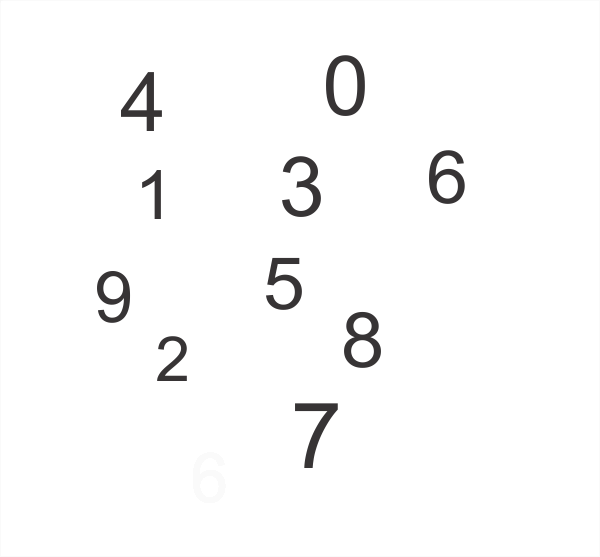
#> input picture ML/TensorFlow/printedDigitsRec/printedDigitsRec/train.png, 600 x 557 px
$ python train.py
#> lines starting #> are read from the running program, lines starting #| are printed output that depends on the picture; after the words box and inside, x2 and y2 are one past the last pixel; in counts of white or black regions, pixels touching at a corner belong together
### ML/TensorFlow/printedDigitsRec/printedDigitsRec/imageToArrayConverter.py
import cv2
import numpy as np

class ImageToArrayConverter(object):
    """description of class"""
    def __init__(self, src):
#> called with src = 'train.png'
        self.src = src
        font = cv2.FONT_HERSHEY_SIMPLEX

        path = self.src
        img = cv2.imread(path, cv2.IMREAD_UNCHANGED)
#> img is the input picture: shape (557, 600, 3); mean B, G, R 250.2, 250.2, 250.3
        bw = cv2.cvtColor(img, cv2.COLOR_BGR2GRAY)
        #bw = cv2.GaussianBlur(bw, (7,7), 0) # When the digits are really small, this line tends to join digits together or mess them up
        ret, thbw = cv2.threshold(bw, 200, 255, cv2.THRESH_BINARY_INV)
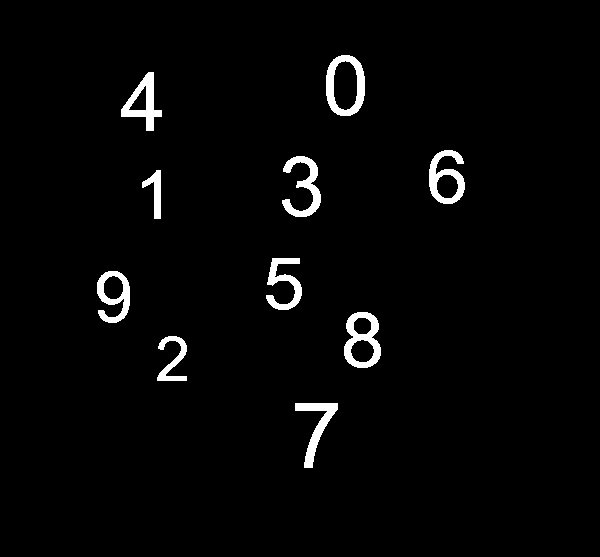
#> thbw: shape (557, 600); 2.5% white; 10 white regions
        thbw = cv2.erode(thbw, np.ones((1,1), np.uint8), iterations = 2)
        cntrs, hier = cv2.findContours(thbw.copy(), cv2.RETR_EXTERNAL, cv2.CHAIN_APPROX_SIMPLE) # Using RETR_EXTERNAL eliminates the error of capturing curves in a didgit as two digits
#> cntrs = 10 contours; largest, box (x1, y1, x2, y2) and area: (326, 55, 365, 116) 1922, (344, 312, 381, 368) 1574, (429, 150, 465, 204) 1224, (97, 271, 130, 323) 1088, (121, 72, 162, 131) 1059

        rectangles = []

        for c in cntrs:
            r = x,y,w,h = cv2.boundingRect(c)
            a = cv2.contourArea(c)
            b = (img.shape[0]-3) * (img.shape[1] - 3)

            is_inside = False

            for q in rectangles:
                if self.inside(r, q):
                    is_inside = True
                    break
            if not is_inside:
                if not a == b:
                    rectangles.append(r)
#> this loop made 10 passes
#> (x, y, w, h, a) on passes 2 to 10: (157, 336, 30, 45, 460.5), (344, 312, 37, 56, 1574.5), (97, 271, 33, 52, 1088.5), (266, 258, 36, 52, 696), (142, 170, 19, 49, 357), (282, 156, 39, 61, 819.5), (429, 150, 36, 54, 1223.5), (121, 72, 41, 59, 1059), (326, 55, 39, 61, 1922.5)
#> (x, y, w, h, a) on pass 1: (295, 403, 43, 65, 764.5)
#> after the loop, rectangles = [(295, 403, 43, 65), (157, 336, 30, 45), (344, 312, 37, 56), (97, 271, 33, 52), (266, 258, 36, 52), (142, 170, 19, 49), (282, 156, 39, 61), (429, 150, 36, 54), (121, 72, 41, 59), (326, 55, 39, 61)]

        self.threshHoldedImage = thbw
        self.contourImage = img
        self.numberOfDigits = len(rectangles)
#> self.numberOfDigits = 10
        self.x_vals_test = np.zeros( (self.numberOfDigits, 784) )
        i = 0

        for r in rectangles:
            x,y,w,h = self.wrap_digit(r)
            cv2.rectangle(img, (int(x),int(y)), (int(x+w), int(y+h)), (0, 255, 0), 2)
            roi = thbw[int(y):int(y+h), int(x):int(x+w)]
            res = cv2.resize(roi, (28, 28))
            self.x_vals_test[i] = res.ravel()
            i += 1
#> this loop made 10 passes
#> (r, x, y, w, h, hcenter in wrap_digit, vcenter in wrap_digit) on passes 1 to 10: ((295, 403, 43, 65), 279, 398, 70, 70, 316.5, 435.5), ((157, 336, 30, 45), 144.5, 331, 50, 50, 172, 358.5), ((344, 312, 37, 56), 329.5, 307, 61, 61, 362.5, 340), ((97, 271, 33, 52), 82.5, 266, 57, 57, 113.5, 297), ((266, 258, 36, 52), 253, 253, 57, 57, 284, 284), ((142, 170, 19, 49), 122, 165, 54, 54, 151.5, 194.5), ((282, 156, 39, 61), 266, 151, 66, 66, 301.5, 186.5), ((429, 150, 36, 54), 415, 145, 59, 59, 447, 177), ((121, 72, 41, 59), 107, 67, 64, 64, 141.5, 101.5), ((326, 55, 39, 61), 310, 50, 66, 66, 345.5, 85.5)
#> pass 1, in __init__, `roi = thbw[int(y):int(y+h), int(x):int(x+w)]`:
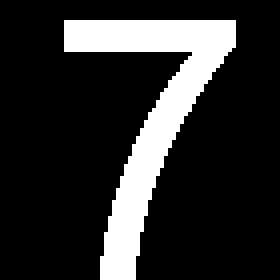
#> roi: shape (70, 70) (shown 4 times larger); 17.8% white; 1 white region, box (x1, y1, x2, y2) and area: (16, 5, 59, 70) 870
#> pass 1, in __init__, `res = cv2.resize(roi, (28, 28))`:
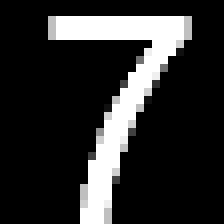
#> res: shape (28, 28) (shown 8 times larger); min 0, max 255, mean 44.9
#> pass 2, in __init__, `res = cv2.resize(roi, (28, 28))`:
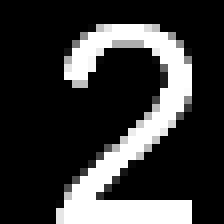
#> res: shape (28, 28) (shown 8 times larger); min 0, max 255, mean 56.6
#> after the loop:
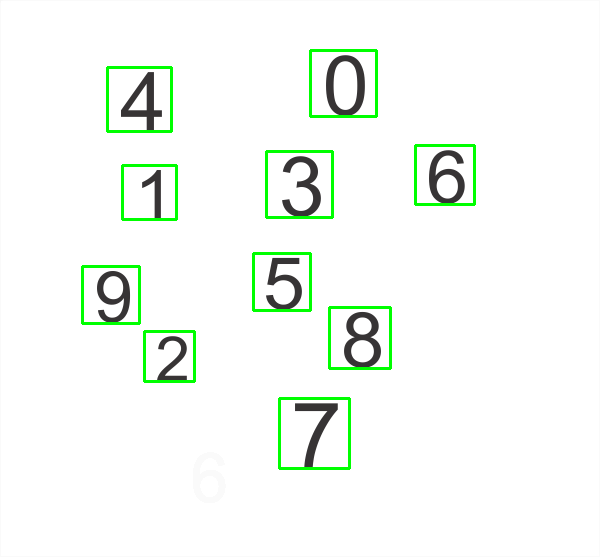
#> img: shape (557, 600, 3); 2.16% of pixels changed, all inside (x1, y1, x2, y2) = (81, 49, 476, 470)
#> after the loop:
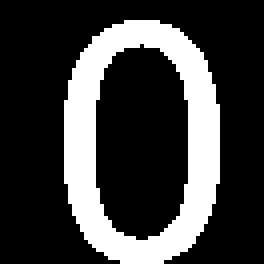
#> roi: shape (66, 66) (shown 4 times larger); 24.2% white; 1 white region, box (x1, y1, x2, y2) and area: (16, 5, 55, 66) 1054
#> after the loop, i = 10

    def inside(self, r1, r2):
        x1,y1,w1,h1 = r1
        x2,y2,w2,h2 = r2
        if (x1 > x2) and (y1 > y2) and (x1+w1 < x2+w2) and (y1+h1 < y2 + h2):
            return True
        else:
            return False

    def wrap_digit(self, rect):
        x, y, w, h = rect
        padding = 5
        hcenter = x + w/2
        vcenter = y + h/2

        if (h > w):
            w = h
            x = hcenter - (w/2)
        else:
            h = w
            y = vcenter - (h/2)
        return (x-padding, y-padding, w+padding, h+padding)

    def getImageAsArray(self):
            return self.x_vals_test

    def getContourImage(self):
            return self.contourImage

    def getThresholdedImage(self):
            return self.threshHoldedImage
    def getNumberOfDigits(self):
        return self.numberOfDigits

### ML/TensorFlow/printedDigitsRec/printedDigitsRec/train.py
import cv2
import random
import numpy as np
from imageToArrayConverter import ImageToArrayConverter
import tensorflow as tf
import matplotlib.pyplot as plt
from tensorflow.python.framework import ops
ops.reset_default_graph()

def vectorized_result(j):
  e = np.zeros((10, 1))
  e[j] = 1.0
  return e

def neuron_layer(X, n_neurons, name, activation=None):
    with tf.name_scope(name):
        n_inputs = int(X.get_shape()[1])
        stddev = 2 / np.sqrt(n_inputs)
        init = tf.truncated_normal((n_inputs, n_neurons), stddev=stddev)
        W = tf.Variable(init, name="weights")
        b = tf.Variable(tf.zeros([n_neurons]), name="biases")
        z = tf.matmul(X, W) + b

        if activation=="relu":
            return tf.nn.relu(z)
        else:
            return z

itacTest = ImageToArrayConverter('train.png')
itacTrain = ImageToArrayConverter('train.png')
#> in __init__ (call 2), `font = cv2.FONT_HERSHEY_SIMPLEX`: font = 0
#> the loop in __init__ (call 2), `for c in cntrs:` made 10 passes
#> the loop in __init__ (call 2), `for r in rectangles:` made 10 passes
#> pass 3, in __init__ (call 2), `res = cv2.resize(roi, (28, 28))`:
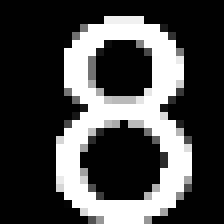
#> res: shape (28, 28) (shown 8 times larger); min 0, max 255, mean 71.3

y_vals_train = np.array([6, 7, 2, 8, 9, 5, 1, 3, 4, 0])
y_vals_test = np.array([5, 9, 2, 7, 3, 1, 0, 6, 4, 8])

x_vals_test = itacTest.getImageAsArray()
x_vals_train = itacTrain.getImageAsArray()
# [4 lines of commented-out code are left out]
print(y_vals_train.shape)
print(x_vals_train.shape)
#| (10, 784)
print(x_vals_test.shape)
#| (10, 784)

n_inputs = 28*28
n_hidden1 = 10
n_hidden2 = 5
n_outputs = 10
learning_rate = 0.01
n_epochs = 4009

# Create graph
#> (the run stopped early here; a loop or call above may not have finished)

$ run again, with ML/TensorFlow/printedDigitsRec/printedDigitsRec/test.png copied over ML/TensorFlow/printedDigitsRec/printedDigitsRec/train.png
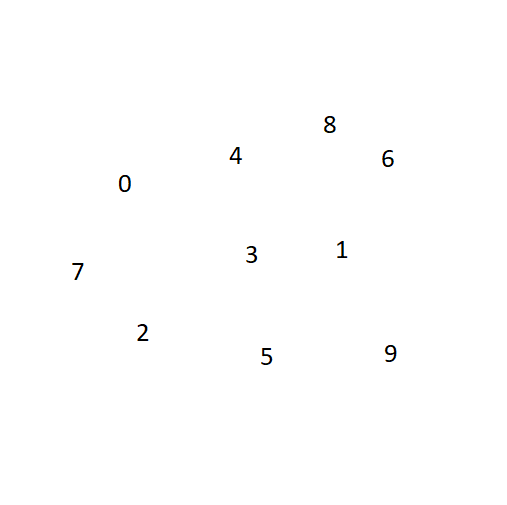
#> input picture ML/TensorFlow/printedDigitsRec/printedDigitsRec/test.png, 507 x 505 px
#> in __init__, img is the input picture: shape (505, 507, 3); mean B, G, R 254.3, 254.3, 254.3
#> in __init__, `ret, thbw = cv2.threshold(bw, 200, 255, cv2.THRESH_BINARY_INV)`:
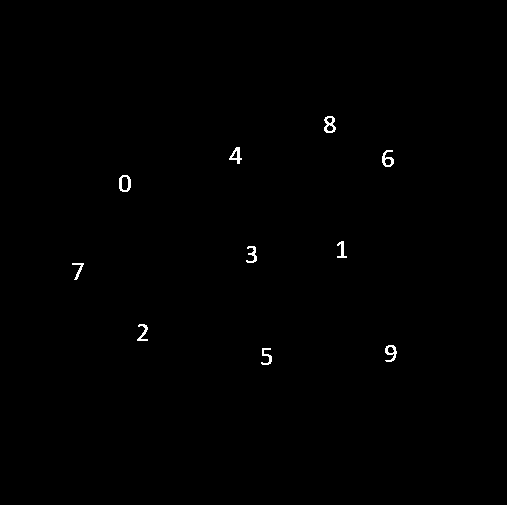
#> thbw: shape (505, 507); 0.36% white in thin lines or dots, all inside (x1, y1, x2, y2) = (72, 116, 397, 365)
#> cntrs = 10 contours; largest, box (x1, y1, x2, y2) and area: (119, 175, 131, 192) 156, (324, 116, 336, 133) 138, (382, 150, 394, 167) 104, (385, 345, 397, 362) 102, (229, 147, 242, 164) 93
#> the loop in __init__, `for c in cntrs:` made 10 passes
#> (r, x, y, w, a) on passes 2 to 9: ((385, 345, 12, 17), 385, 345, 12, 102), ((137, 324, 11, 17), 137, 324, 11, 50.5), ((72, 263, 12, 17), 72, 263, 12, 39.5), ((246, 246, 11, 17), 246, 246, 11, 52.5), ((337, 241, 10, 17), 337, 241, 10, 47), ((119, 175, 12, 17), 119, 175, 12, 156.5), ((382, 150, 12, 17), 382, 150, 12, 103.5), ((229, 147, 13, 17), 229, 147, 13, 93)
#> after the loop in __init__, `for c in cntrs:`: rectangles = [(261, 348, 11, 17), (385, 345, 12, 17), (137, 324, 11, 17), (72, 263, 12, 17), (246, 246, 11, 17), (337, 241, 10, 17), (119, 175, 12, 17), (382, 150, 12, 17), (229, 147, 13, 17), (324, 116, 12, 17)]
#> self.numberOfDigits = 10
#> the loop in __init__, `for r in rectangles:` made 10 passes
#> (r, x, y, hcenter in wrap_digit, vcenter in wrap_digit) on passes 1 to 8: ((261, 348, 11, 17), 253, 343, 266.5, 356.5), ((385, 345, 12, 17), 377.5, 340, 391, 353.5), ((137, 324, 11, 17), 129, 319, 142.5, 332.5), ((72, 263, 12, 17), 64.5, 258, 78, 271.5), ((246, 246, 11, 17), 238, 241, 251.5, 254.5), ((337, 241, 10, 17), 328.5, 236, 342, 249.5), ((119, 175, 12, 17), 111.5, 170, 125, 183.5), ((382, 150, 12, 17), 374.5, 145, 388, 158.5)
#> font = 0
#> the loop in __init__ (call 2), `for c in cntrs:` made 10 passes
#> the loop in __init__ (call 2), `for r in rectangles:` made 10 passes
#> pass 3, in __init__ (call 2), `res = cv2.resize(roi, (28, 28))`:
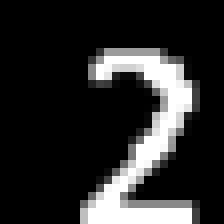
#> res: shape (28, 28) (shown 8 times larger); min 0, max 255, mean 42.6
#| (10, 784)
#| (10, 784)
